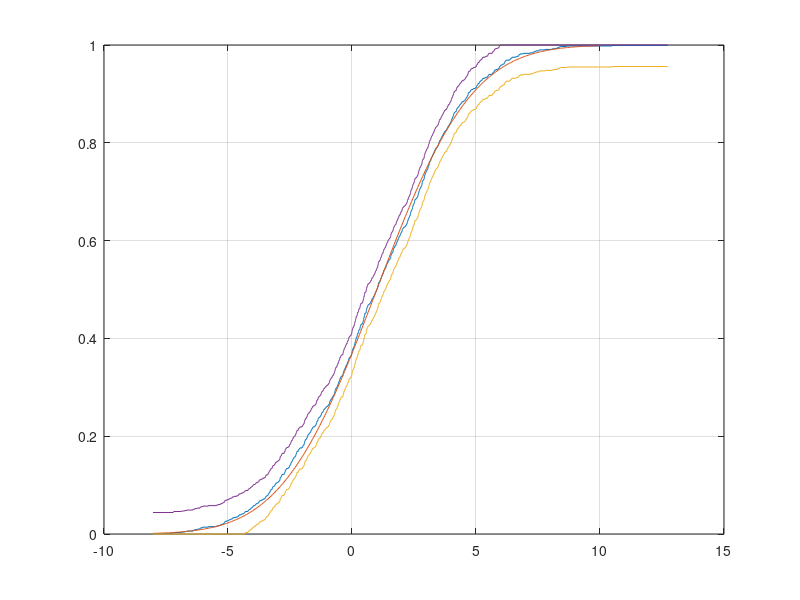

MATLAB code to generate this figure:
clc
clear
a = 1; s = 3;
n = 1000;
x = a-3*s:0.05:a+3*s;
X=sort(normrnd(a,s,n,1));
F=normcdf(x,a,s);
g=0.95;
T = 1.36;
y=1/n:1/n:1;
[a,b]=stairs(X,y);
b1=max(0,b-T/sqrt(n));
b2=min(1,b+T/sqrt(n));
figure(3);
plot(a,b,x,F,a,b1,a,b2),grid;


a = 1; s = 3;
n = 1000;
X=sort(normrnd(a,s,n,1));
Ks=0.46;
T = 1.36;
a0=mean(X);
s0=std(X);
i=(1:n)';
m=100;

for q=0.05:0.05:0.3
  t1=0;
  t2=0;
  t3=0;
  t4=0;
  for t = 1:m
  
    X1=sort(normrnd(a0,s0,n,1));
    a0=mean(X1);
    s0=std(X1);
    FF=normcdf(X1,a0,s0);
    FF1=normcdf(X1,a0+q,s0);
  
    dn=sqrt(n)*max(max(abs(FF-i/n), abs(FF-(i-1)/n)));
    if dn>=T t1=t1+1;
    endif

    dn1=sqrt(n)*max(max(abs(FF1-i/n), abs(FF1-(i-1)/n)));
    if dn1<T t2=t2+1;
    endif
  
    wn2=1/(12*n)+sum((FF-(2*i-1)/(2*n)).^2);
    if wn2>=Ks^2 t3=t3+1;
    endif

    wn21=1/(12*n)+sum((FF1-(2*i-1)/(2*n)).^2);
    if wn21<Ks^2 t4=t4+1;
    endif

endfor
  printf("Изменение параметра для выявления ошибки второго рода на ");
  q
  printf("Критерий Колмагорова: ошибка 1 и 2 рода\n");
  g1=t1/m
  g2=t2/m
  printf("Критерий Смирнов: ошибка 1 и 2 рода\n");
  g3=t3/m
  g4=t4/m
  printf("\n");
endfor